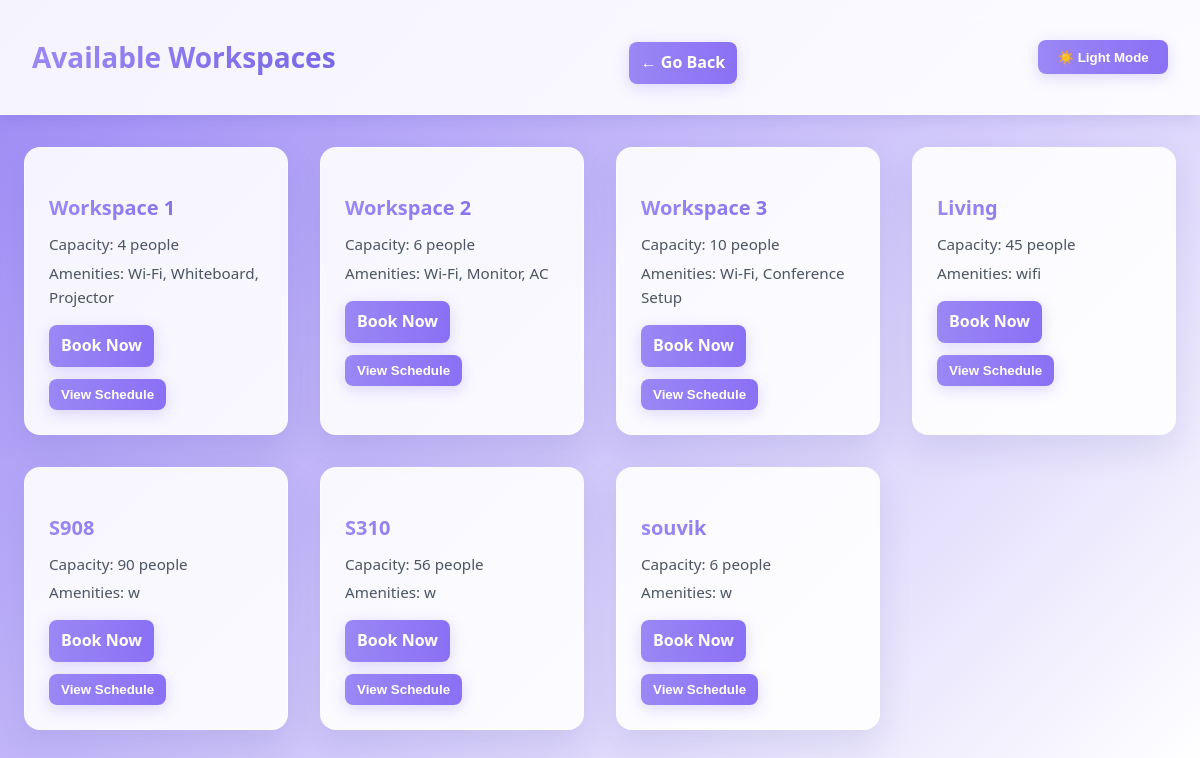
Screenshot of /workspace (signed in) with the database file from the repository.
### website/models.py (models this page shows)
class Workspace(db.Model):
    id = db.Column(db.Integer, primary_key=True)
    name = db.Column(db.String(100), nullable=False)
    floor = db.Column(db.Integer, nullable=True)
    x = db.Column(db.Integer, nullable=True)  # for SVG positioning
    y = db.Column(db.Integer, nullable=True)
    capacity = db.Column(db.Integer, nullable=False)
    amenities = db.Column(db.String(255), nullable=True)

### website/views.py (the view)
@views.route('/workspace')
@login_required
def list_workspace():
    workspaces = Workspace.query.all()
    reserved_workspace_ids = {booking.workspace_id for booking in Booking.query.all()}
    workspace_data = [
        {
            "id": workspace.id,
            "name": workspace.name,
            "capacity": workspace.capacity,
            "amenities": workspace.amenities,
            "reserved": False
        }
        for workspace in workspaces
    ]
    return render_template("workspace-list.html", user=current_user, workspaces=workspace_data)

### website/__init__.py (called while the page is built)
def create_app():
    app = Flask(__name__)
    app.config['SECRET_KEY'] = 'love'
    app.config['SQLALCHEMY_DATABASE_URI'] = f'sqlite:///{DB_NAME}'
    db.init_app(app)
    from .views import views
    from .auth import auth
    app.register_blueprint(views, url_prefix='/')
    app.register_blueprint(auth, url_prefix='/')
    from .models import User, Workspace  # Import Workspace model
    with app.app_context():
        db.create_all()
        seed_workspaces()  # Seed default workspaces
    login_manager = LoginManager()
    login_manager.login_view = 'auth.login'
    login_manager.init_app(app)
    @login_manager.user_loader
    def load_user(id):
        return User.query.get(int(id))
    return app

### website/templates/workspace-list.html (shortened to what this page needs)
<!DOCTYPE html>
<html lang="en">
<head>
    <link rel="stylesheet" href="{{ url_for('static', filename='styles/workspace_List.css') }}">
</head>
<body>
    <header class="header">
        <h1>Available Workspaces</h1>
        <a href="/" class="details-link">← Go Back</a>
        <button onclick="toggleTheme()" id="themeToggle">☀️ Light Mode</button>
    </header>
    <main class="workspace-details">
        <div class="workspace-grid">
            {% for workspace in workspaces %}
            <div class="workspace-item">
                <h3>{{ workspace.name }}</h3>
                <p>Capacity: {{ workspace.capacity }} people</p>
                <p>Amenities: {{ workspace.amenities }}</p>
                <a href="{{ url_for('views.workspace_details', id=workspace.id) }}" class="details-link">Book Now</a>
                <button onclick="openScheduleModal('{{ workspace.id }}')">View Schedule</button>
            </div>
            {% endfor %}
        </div>
    </main>
</body>
</html>

### website/static/styles/workspace_List.css (style rules this page uses)
body { background: linear-gradient(135deg, #9b87f5 0%, #ffffff 100%); color: #111827; font-family: 'Segoe UI', Tahoma, Geneva, Verdana, sans-serif; margin: 0; padding: 0; line-height: 1.6; }
.header { background: rgba(255, 255, 255, 0.9); backdrop-filter: blur(8px); box-shadow: 0 4px 15px rgba(31, 38, 135, 0.1); padding: 1rem 2rem; display: flex; justify-content: space-between; align-items: center; border-bottom: 1px solid rgba(255, 255, 255, 0.3); }
.header h1 { font-size: 1.75rem; font-weight: 600; background: linear-gradient(to right, #9b87f5, #7868e6); -webkit-background-clip: text; background-clip: text; -webkit-text-fill-color: transparent; }
.header button { background: linear-gradient(to right, #9b87f5, #8a70f5); color: white; border: none; padding: 0.6rem 1.2rem; border-radius: 0.5rem; font-weight: 600; cursor: pointer; box-shadow: 0 4px 15px rgba(155, 135, 245, 0.3); transition: all 0.3s ease; }
.workspace-details { max-width: 1280px; margin: 2rem auto; padding: 0 1.5rem; }
.workspace-grid { display: grid; grid-template-columns: repeat(auto-fit, minmax(250px, 1fr)); gap: 2rem; }
.workspace-item { background: rgba(255, 255, 255, 0.9); border: 1px solid rgba(255, 255, 255, 0.3); border-radius: 1rem; padding: 1.5rem; box-shadow: 0 15px 35px rgba(31, 38, 135, 0.1); transition: all 0.3s ease; }
.workspace-item h3 { font-size: 1.25rem; font-weight: 600; margin-bottom: 0.5rem; background: linear-gradient(to right, #9b87f5, #7868e6); -webkit-background-clip: text; background-clip: text; -webkit-text-fill-color: transparent; }
.workspace-item p { color: #4b5563; margin: 0.25rem 0; font-size: 0.95rem; }
.details-link, .workspace-item button { display: inline-block; margin-top: 0.75rem; margin-right: 0.5rem; background: linear-gradient(to right, #9b87f5, #8a70f5); color: white; padding: 0.5rem 0.75rem; border: none; border-radius: 0.5rem; font-weight: 600; text-decoration: none; cursor: pointer; box-shadow: 0 4px 15px rgba(155, 135, 245, 0.3); transition: all 0.3s ease; }

### rows the page displays
Workspace: name "Workspace 1", capacity "4", amenities "Wi-Fi, Whiteboard, Projector"
Workspace: name "Workspace 2", capacity "6", amenities "Wi-Fi, Monitor, AC"
Workspace: name "Workspace 3", capacity "10", amenities "Wi-Fi, Conference Setup"
Workspace: name "Living", capacity "45", amenities "wifi"
Workspace: name "S908", capacity "90", amenities "w"
Workspace: name "S310", capacity "56", amenities "w"
Workspace: name "souvik", capacity "6", amenities "w"
